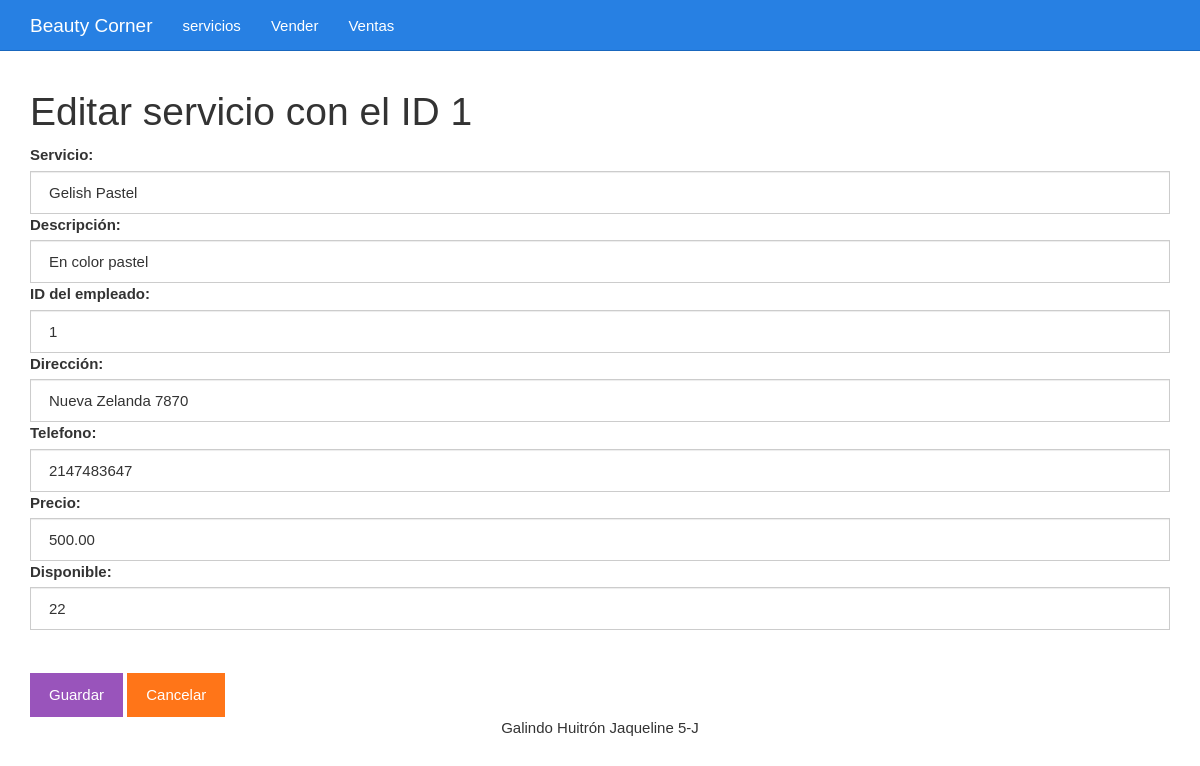
Before: /editar.php?id=1 with the older database file.
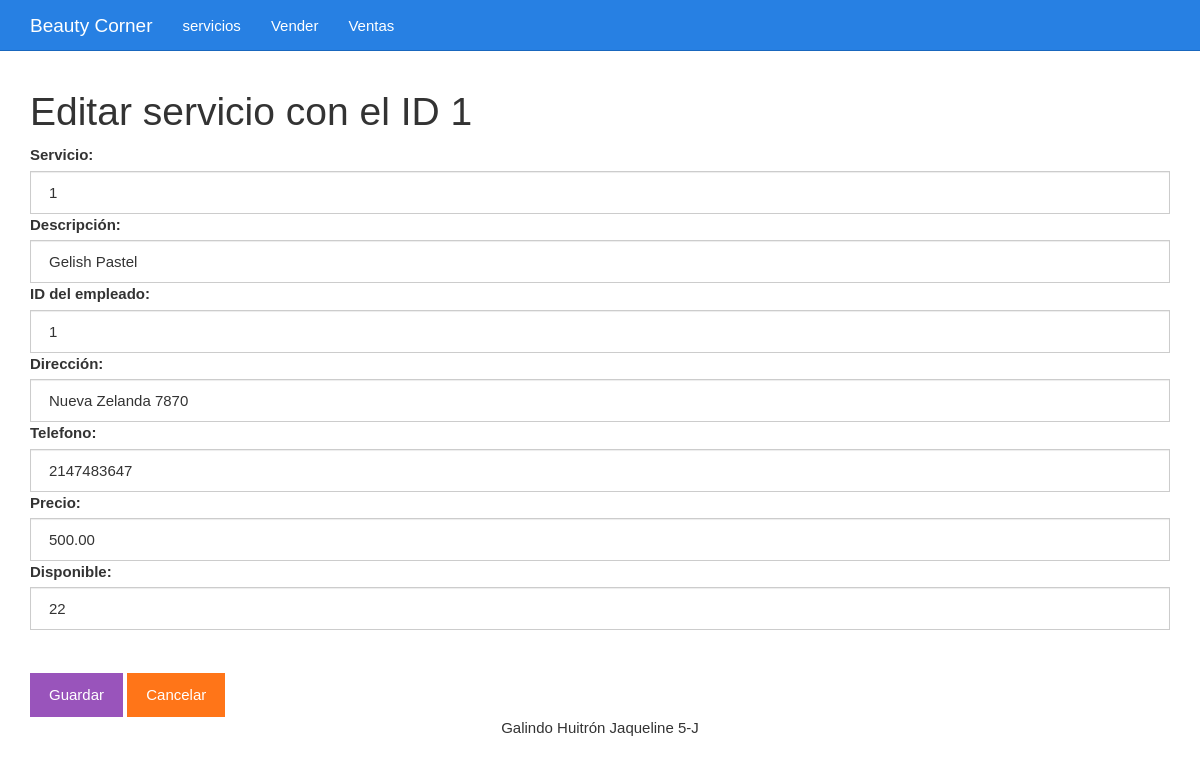
After: the same page with the newer database file.
### tables this page shows
CREATE TABLE `servicios` (
  `id` int(11) NOT NULL,
  `nomServicio` varchar(100) NOT NULL,
  `descripcion` varchar(100) NOT NULL,
  `idempleado` varchar(50) NOT NULL,
  `direccion` varchar(100) NOT NULL,
  `telefono` int(10) NOT NULL,
  `precio` decimal(10,2) NOT NULL,
  `iva` decimal(10,2) NOT NULL,
  `disponible` int(11) NOT NULL
);

### editar.php (the view, shortened to what this page needs)
<?php
$id = $_GET["id"];
include_once "base_de_datos.php";
$sentencia = $base_de_datos->prepare("SELECT * FROM servicios WHERE id = ?;");
$sentencia->execute([$id]);
$servicio = $sentencia->fetch(PDO::FETCH_OBJ);
?>
<?php include_once "encabezado.php" ?>
	<div class="col-xs-12">
		<h1>Editar servicio con el ID <?php echo $servicio->id; ?></h1>
		<form method="post" action="guardarDatosEditados.php">
			<label for="nomServicio">Servicio:</label>
			<input value="<?php echo $servicio->nomServicio ?>" class="form-control" name="nomServicio" required type="text" id="nomServicio" placeholder="Escribe el Servicio">
			<label for="descripcion">Descripción:</label>
			<input value="<?php echo $servicio->descripcion ?>" class="form-control" name="descripcion" required type="text" id="descripcion" placeholder="Descripción">
			<label for="idempleado">ID del empleado:</label>
			<input value="<?php echo $servicio->idempleado ?>" class="form-control" name="idempleado" required type="text" id="idempleado" placeholder="ID del empleado">
			<label for="direccion">Dirección:</label>
			<input value="<?php echo $servicio->direccion ?>" class="form-control" name="direccion" required type="text" id="direccion" placeholder="Dirección">
			<label for="telefono">Telefono:</label>
			<input value="<?php echo $servicio->telefono ?>" class="form-control" name="telefono" required type="text" id="telefono" placeholder="Escribe el Telefono">
			<label for="precio">Precio:</label>
			<input value="<?php echo $servicio->precio ?>" class="form-control" name="precio" required type="text" id="precio" placeholder="Escribe el Precio">
			<label for="disponible">Disponible:</label>
			<input value="<?php echo $servicio->disponible ?>" class="form-control" name="disponible" required type="text" id="disponible" placeholder="Disponible">
			<br><br><input class="btn btn-info" type="submit" value="Guardar">
			<a class="btn btn-warning" href="./listar.php">Cancelar</a>
		</form>
	</div>
<?php include_once "pie.php" ?>

Changed rows visible on the page:
changed servicios "Gelish Pastel": nomServicio "Gelish Pastel" → "1"; descripcion "En color pastel" → "Gelish Pastel"
